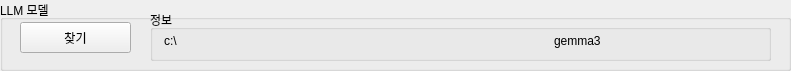
        <widget class="QGroupBox" name="LLMFindGroupBox">
         <property name="geometry">
          <rect>
           <x>10</x>
           <y>10</y>
           <width>791</width>
           <height>71</height>
          </rect>
         </property>
         <property name="title">
          <string>LLM 모델</string>
         </property>
         <widget class="QPushButton" name="LLMFindButton">
          <property name="geometry">
           <rect>
            <x>20</x>
            <y>22</y>
            <width>111</width>
            <height>31</height>
           </rect>
          </property>
          <property name="toolTip">
           <string>&lt;html&gt;&lt;head/&gt;&lt;body&gt;&lt;p&gt;모델이 들어있는 파일을 찾습니다.&lt;/p&gt;&lt;/body&gt;&lt;/html&gt;</string>
          </property>
          <property name="text">
           <string>찾기</string>
          </property>
         </widget>
         <widget class="QGroupBox" name="LLMLocationGroupBox">
          <property name="geometry">
           <rect>
            <x>150</x>
            <y>10</y>
            <width>621</width>
            <height>51</height>
           </rect>
          </property>
          <property name="title">
           <string>정보</string>
          </property>
          <widget class="QTextBrowser" name="LLMLocationTextBrowser">
           <property name="geometry">
            <rect>
             <x>10</x>
             <y>20</y>
             <width>381</width>
             <height>31</height>
            </rect>
           </property>
           <property name="styleSheet">
            <string notr="true">QTextBrowser {
    border: none;
    background-color: transparent; /* 필요시 */
}
</string>
           </property>
           <property name="html">
            <string>&lt;!DOCTYPE HTML PUBLIC &quot;-//W3C//DTD HTML 4.0//EN&quot; &quot;http://www.w3.org/TR/REC-html40/strict.dtd&quot;&gt;
&lt;html&gt;&lt;head&gt;&lt;meta name=&quot;qrichtext&quot; content=&quot;1&quot; /&gt;&lt;style type=&quot;text/css&quot;&gt;
p, li { white-space: pre-wrap; }
&lt;/style&gt;&lt;/head&gt;&lt;body style=&quot; font-family:'Gulim'; font-size:9pt; font-weight:400; font-style:normal;&quot;&gt;
&lt;p style=&quot; margin-top:0px; margin-bottom:0px; margin-left:0px; margin-right:0px; -qt-block-indent:0; text-indent:0px;&quot;&gt;c:\&lt;/p&gt;&lt;/body&gt;&lt;/html&gt;</string>
           </property>
          </widget>
          <widget class="QTextBrowser" name="LLMModelTextBrowser">
           <property name="geometry">
            <rect>
             <x>400</x>
             <y>20</y>
             <width>211</width>
             <height>31</height>
            </rect>
           </property>
           <property name="styleSheet">
            <string notr="true">QTextBrowser {
    border: none;
    background-color: transparent; /* 필요시 */
}
</string>
           </property>
           <property name="html">
            <string>&lt;!DOCTYPE HTML PUBLIC &quot;-//W3C//DTD HTML 4.0//EN&quot; &quot;http://www.w3.org/TR/REC-html40/strict.dtd&quot;&gt;
&lt;html&gt;&lt;head&gt;&lt;meta name=&quot;qrichtext&quot; content=&quot;1&quot; /&gt;&lt;style type=&quot;text/css&quot;&gt;
p, li { white-space: pre-wrap; }
&lt;/style&gt;&lt;/head&gt;&lt;body style=&quot; font-family:'Gulim'; font-size:9pt; font-weight:400; font-style:normal;&quot;&gt;
&lt;p style=&quot; margin-top:0px; margin-bottom:0px; margin-left:0px; margin-right:0px; -qt-block-indent:0; text-indent:0px;&quot;&gt;gemma3&lt;/p&gt;&lt;/body&gt;&lt;/html&gt;</string>
           </property>
          </widget>
         </widget>
        </widget>
